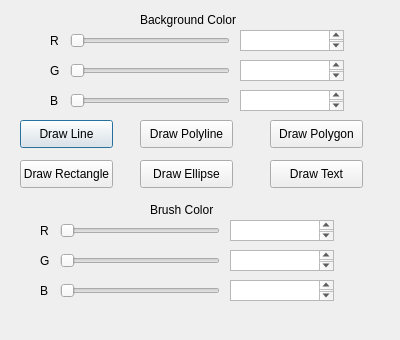
<?xml version="1.0" encoding="UTF-8"?>
<ui version="4.0">
 <class>Palette</class>
 <widget class="QDialog" name="Palette">
  <property name="geometry">
   <rect>
    <x>0</x>
    <y>0</y>
    <width>400</width>
    <height>340</height>
   </rect>
  </property>
  <property name="windowTitle">
   <string>Form</string>
  </property>
  <widget class="QSlider" name="horizontalSlider">
   <property name="enabled">
    <bool>true</bool>
   </property>
   <property name="geometry">
    <rect>
     <x>70</x>
     <y>30</y>
     <width>160</width>
     <height>22</height>
    </rect>
   </property>
   <property name="minimumSize">
    <size>
     <width>160</width>
     <height>22</height>
    </size>
   </property>
   <property name="maximum">
    <number>255</number>
   </property>
   <property name="orientation">
    <enum>Qt::Horizontal</enum>
   </property>
  </widget>
  <widget class="QSlider" name="horizontalSlider_2">
   <property name="geometry">
    <rect>
     <x>70</x>
     <y>60</y>
     <width>160</width>
     <height>22</height>
    </rect>
   </property>
   <property name="maximum">
    <number>255</number>
   </property>
   <property name="orientation">
    <enum>Qt::Horizontal</enum>
   </property>
  </widget>
  <widget class="QSlider" name="horizontalSlider_3">
   <property name="geometry">
    <rect>
     <x>70</x>
     <y>90</y>
     <width>160</width>
     <height>22</height>
    </rect>
   </property>
   <property name="maximum">
    <number>255</number>
   </property>
   <property name="orientation">
    <enum>Qt::Horizontal</enum>
   </property>
  </widget>
  <widget class="QLabel" name="label_2">
   <property name="geometry">
    <rect>
     <x>50</x>
     <y>60</y>
     <width>16</width>
     <height>21</height>
    </rect>
   </property>
   <property name="text">
    <string>G</string>
   </property>
  </widget>
  <widget class="QLabel" name="label_3">
   <property name="geometry">
    <rect>
     <x>50</x>
     <y>30</y>
     <width>16</width>
     <height>21</height>
    </rect>
   </property>
   <property name="text">
    <string>R</string>
   </property>
  </widget>
  <widget class="QLabel" name="label_4">
   <property name="geometry">
    <rect>
     <x>50</x>
     <y>90</y>
     <width>16</width>
     <height>21</height>
    </rect>
   </property>
   <property name="text">
    <string>B</string>
   </property>
  </widget>
  <widget class="QPlainTextEdit" name="plainTextEdit">
   <property name="geometry">
    <rect>
     <x>240</x>
     <y>30</y>
     <width>104</width>
     <height>21</height>
    </rect>
   </property>
  </widget>
  <widget class="QPlainTextEdit" name="plainTextEdit_2">
   <property name="geometry">
    <rect>
     <x>240</x>
     <y>60</y>
     <width>104</width>
     <height>21</height>
    </rect>
   </property>
  </widget>
  <widget class="QPlainTextEdit" name="plainTextEdit_3">
   <property name="geometry">
    <rect>
     <x>240</x>
     <y>90</y>
     <width>104</width>
     <height>21</height>
    </rect>
   </property>
  </widget>
  <widget class="QLabel" name="label">
   <property name="geometry">
    <rect>
     <x>140</x>
     <y>10</y>
     <width>111</width>
     <height>20</height>
    </rect>
   </property>
   <property name="text">
    <string>Background Color</string>
   </property>
  </widget>
  <widget class="QPushButton" name="pushButton">
   <property name="geometry">
    <rect>
     <x>20</x>
     <y>120</y>
     <width>93</width>
     <height>28</height>
    </rect>
   </property>
   <property name="text">
    <string>Draw Line</string>
   </property>
  </widget>
  <widget class="QPushButton" name="pushButton_2">
   <property name="geometry">
    <rect>
     <x>140</x>
     <y>120</y>
     <width>93</width>
     <height>28</height>
    </rect>
   </property>
   <property name="text">
    <string>Draw Polyline</string>
   </property>
  </widget>
  <widget class="QPushButton" name="pushButton_3">
   <property name="geometry">
    <rect>
     <x>270</x>
     <y>120</y>
     <width>93</width>
     <height>28</height>
    </rect>
   </property>
   <property name="text">
    <string>Draw Polygon</string>
   </property>
  </widget>
  <widget class="QPushButton" name="pushButton_4">
   <property name="geometry">
    <rect>
     <x>20</x>
     <y>160</y>
     <width>93</width>
     <height>28</height>
    </rect>
   </property>
   <property name="text">
    <string>Draw Rectangle</string>
   </property>
  </widget>
  <widget class="QPushButton" name="pushButton_5">
   <property name="geometry">
    <rect>
     <x>140</x>
     <y>160</y>
     <width>93</width>
     <height>28</height>
    </rect>
   </property>
   <property name="text">
    <string>Draw Ellipse</string>
   </property>
  </widget>
  <widget class="QPushButton" name="pushButton_6">
   <property name="geometry">
    <rect>
     <x>270</x>
     <y>160</y>
     <width>93</width>
     <height>28</height>
    </rect>
   </property>
   <property name="text">
    <string>Draw Text</string>
   </property>
  </widget>
  <widget class="QPlainTextEdit" name="plainTextEdit_3">
   <property name="geometry">
    <rect>
     <x>230</x>
     <y>250</y>
     <width>104</width>
     <height>21</height>
    </rect>
   </property>
  </widget>
  <widget class="QLabel" name="label_5">
   <property name="geometry">
    <rect>
     <x>150</x>
     <y>200</y>
     <width>71</width>
     <height>20</height>
    </rect>
   </property>
   <property name="text">
    <string>Brush Color</string>
   </property>
  </widget>
  <widget class="QLabel" name="label_6">
   <property name="geometry">
    <rect>
     <x>40</x>
     <y>250</y>
     <width>16</width>
     <height>21</height>
    </rect>
   </property>
   <property name="text">
    <string>G</string>
   </property>
  </widget>
  <widget class="QLabel" name="label_7">
   <property name="geometry">
    <rect>
     <x>40</x>
     <y>280</y>
     <width>16</width>
     <height>21</height>
    </rect>
   </property>
   <property name="text">
    <string>B</string>
   </property>
  </widget>
  <widget class="QLabel" name="label_8">
   <property name="geometry">
    <rect>
     <x>40</x>
     <y>220</y>
     <width>16</width>
     <height>21</height>
    </rect>
   </property>
   <property name="text">
    <string>R</string>
   </property>
  </widget>
  <widget class="QPlainTextEdit" name="plainTextEdit_4">
   <property name="geometry">
    <rect>
     <x>230</x>
     <y>220</y>
     <width>104</width>
     <height>21</height>
    </rect>
   </property>
  </widget>
  <widget class="QSlider" name="horizontalSlider_4">
   <property name="geometry">
    <rect>
     <x>60</x>
     <y>280</y>
     <width>160</width>
     <height>22</height>
    </rect>
   </property>
   <property name="maximum">
    <number>255</number>
   </property>
   <property name="orientation">
    <enum>Qt::Horizontal</enum>
   </property>
  </widget>
  <widget class="QTextEdit" name="textEdit_4">
   <property name="geometry">
    <rect>
     <x>230</x>
     <y>280</y>
     <width>104</width>
     <height>21</height>
    </rect>
   </property>
  </widget>
  <widget class="QSlider" name="horizontalSlider_5">
   <property name="geometry">
    <rect>
     <x>60</x>
     <y>250</y>
     <width>160</width>
     <height>22</height>
    </rect>
   </property>
   <property name="maximum">
    <number>255</number>
   </property>
   <property name="orientation">
    <enum>Qt::Horizontal</enum>
   </property>
  </widget>
  <widget class="QSlider" name="horizontalSlider_6">
   <property name="geometry">
    <rect>
     <x>60</x>
     <y>220</y>
     <width>160</width>
     <height>22</height>
    </rect>
   </property>
   <property name="maximum">
    <number>255</number>
   </property>
   <property name="orientation">
    <enum>Qt::Horizontal</enum>
   </property>
  </widget>
 </widget>
 <resources/>
 <connections/>
</ui>
